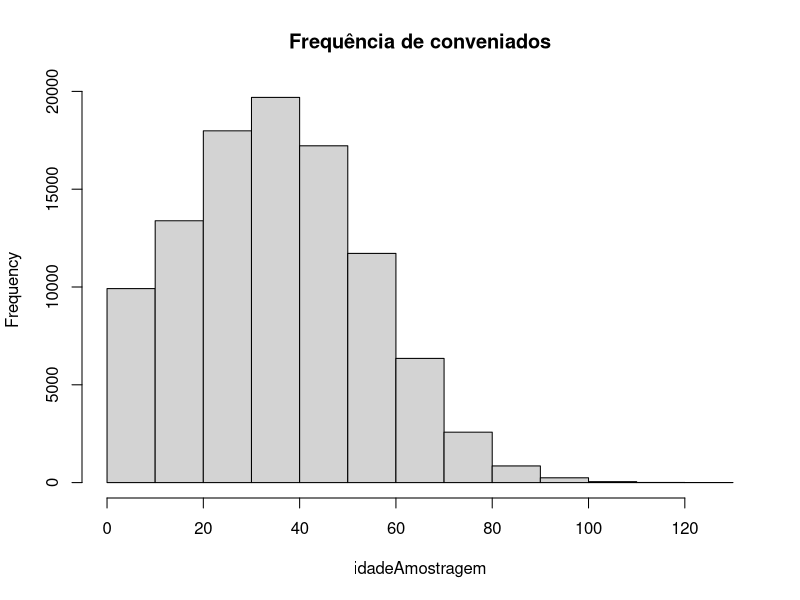
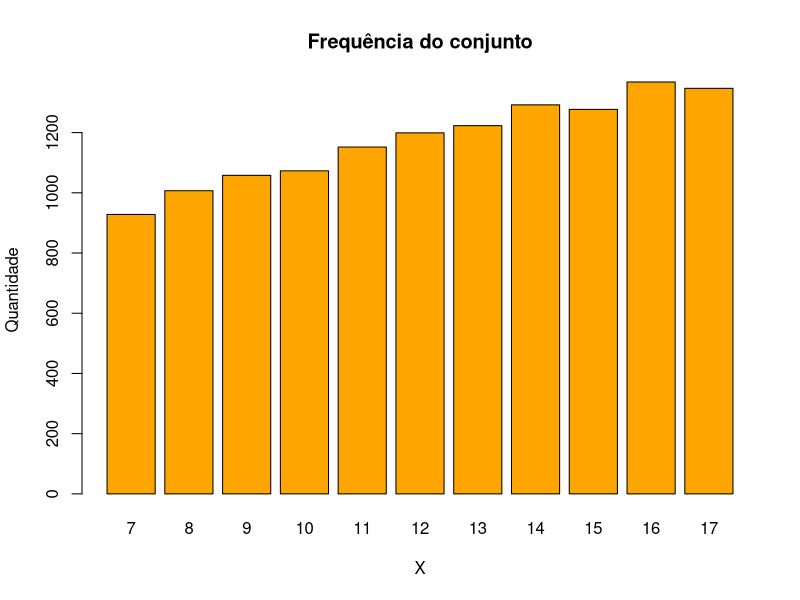
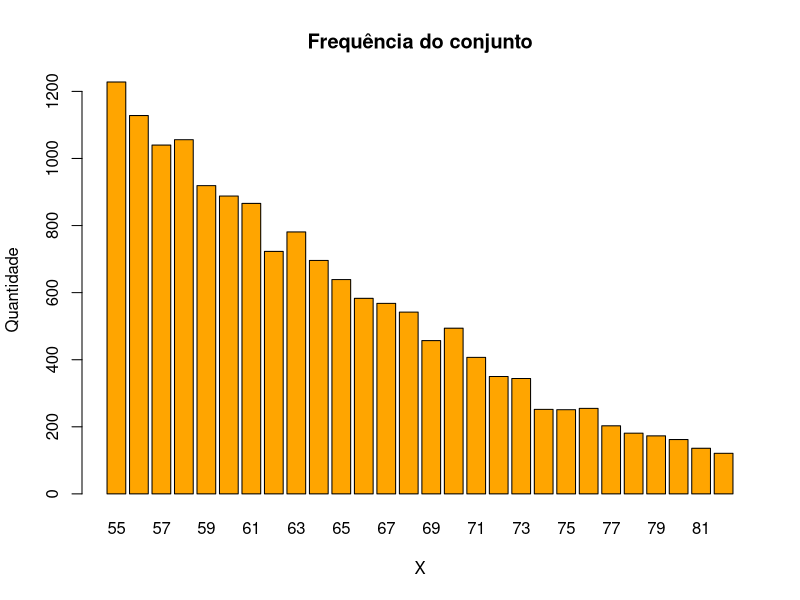
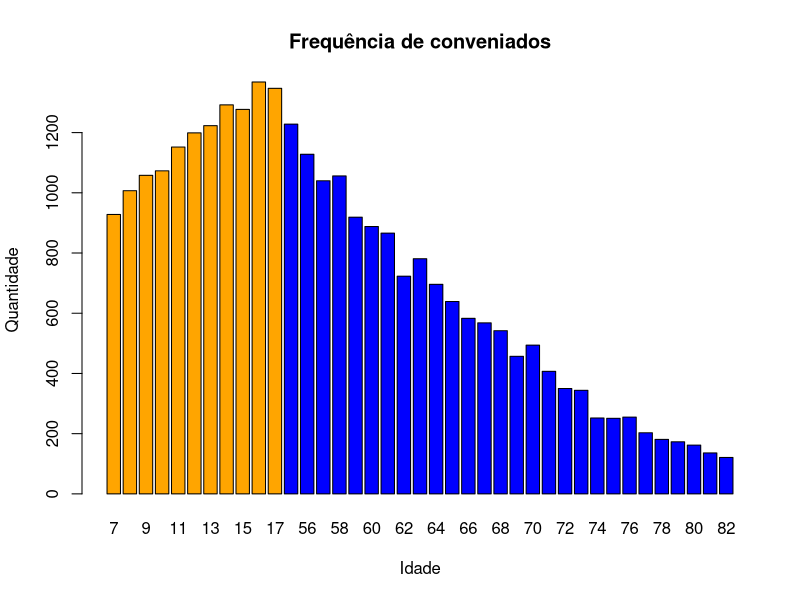
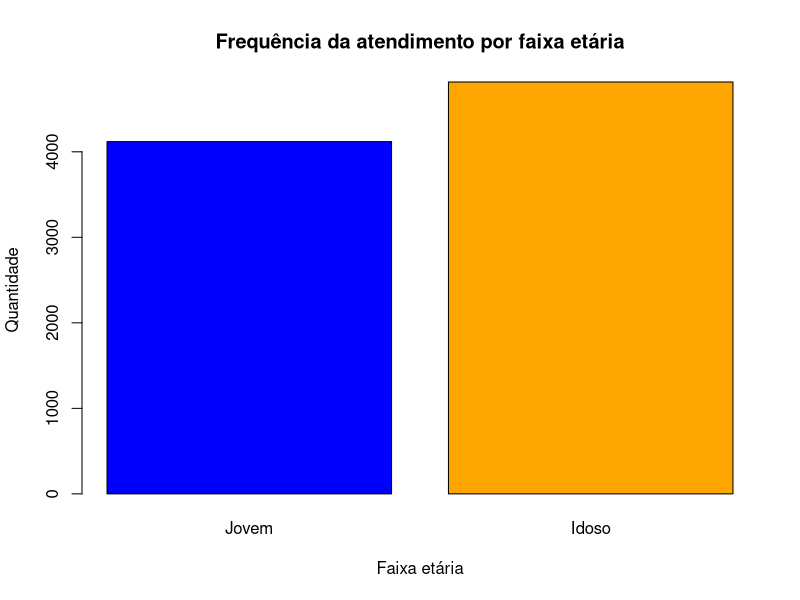
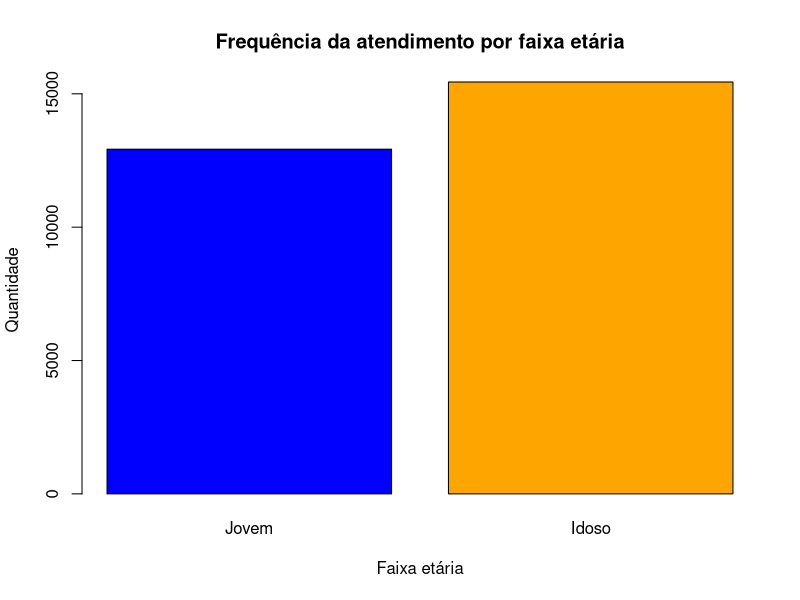
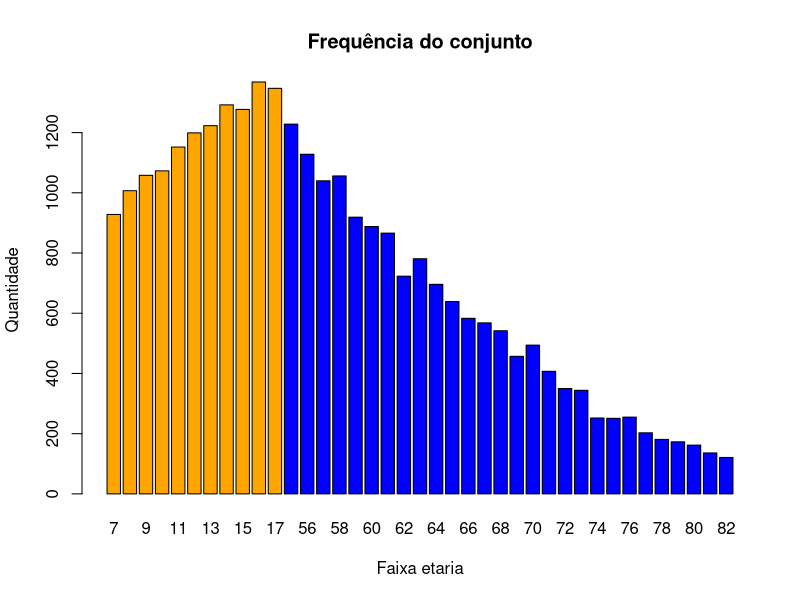
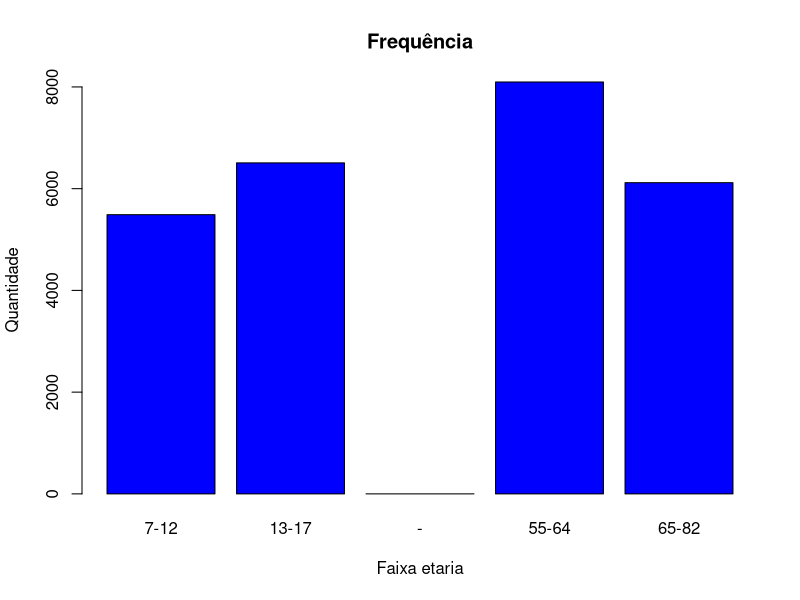

Reproduce these figures in R, in order.
#gerando sempre a mesma amostra
set.seed(123)

#total de conveniados
conveniado<- 189000

#amostra
amostragemConveniado<-100000

#calcula quem buscou atendimento e quem não buscou, dentro do total de conveniados
atendimento<- rbinom(conveniado, 1, 0.32)

#selecionando amostra de pessoas que buscaram atendimento
amostragemAtendimento<- sample(atendimento,amostragemConveniado)

#distribuição normal de pessoas com base na media de expectativa de vida brasileira = 35
#https://agenciagov.ebc.com.br/noticias/202408/expectativa-de-vida-sobe-para-76-4-anos-no-brasil-apos-queda-durante-a-pandemia
idadeAmostragem<-abs(round(rnorm(amostragemConveniado,mean=35,20)))  

#historograma das idades
hist(idadeAmostragem,
     main = "Frequência de conveniados")

#Cria um dataFrame da idade respectiva e se houve atendimento
convenioIdade=data.frame(idadeAmostragem,amostragemAtendimento)

#filtra os jovens dentro da amostra entre 7 e 17
jovem<- idadeAmostragem[idadeAmostragem <= 17&idadeAmostragem>=7]
#limita para ordenar as variáveis discretas
Limite <- min(7):max(17)
#ordena as variáveis discrétas
freqJovem <- table(factor(jovem, levels = Limite))

#plota gráfico ordenado por idade
barplot(freqJovem,
        main = "Frequência do conjunto",
        xlab = "X",
        ylab = "Quantidade",
        col = "orange") 

#filtra os jovens dentro da amostra entre 55 e 82
idoso<- idadeAmostragem[idadeAmostragem <= 82&idadeAmostragem>=55]
#Limita a idade
Limite <- min(55):max(82)
#transforma as variáveis discretas em ordenadas
freqIdoso <- table(factor(idoso, levels = Limite))

#plota os gráficos de acordo com a idade
barplot(freqIdoso,
        main = "Frequência do conjunto",
        xlab = "X",
        ylab = "Quantidade",
        col = "orange") 

 
#une a frequencia dos jovens e idosos
freqTotal <-c(freqJovem,freqIdoso)
 
cores <- c(rep("orange", length(freqJovem)),  # cor dos jovens
           rep("blue", length(freqIdoso)))    # cor dos idosos

#plota o gráfico de jovem + idoso
barplot(freqTotal,
        col = cores,
        main = "Frequência de conveniados",
        xlab = "Idade",
        ylab = "Quantidade",
)
 
#listando quantidade de atendimento por idade. 0 = não atendido. 1 = atendido
table(convenioIdade)

#quantos atendimentos teve
nrow(convenioIdade[convenioIdade$amostragemAtendimento==1,])

#jovem total
jovem<-nrow(convenioIdade[convenioIdade$idadeAmostragem <= 17
                                    &convenioIdade$idadeAmostragem >= 7, ])

#quantos jovens na faixa etaria de 7 a 17 foram atendidos
jovensAtendidos<-nrow(convenioIdade[convenioIdade$idadeAmostragem <= 17
                   &convenioIdade$idadeAmostragem >= 7
                   &convenioIdade$amostragemAtendimento==1, ])

#idoso total
idoso<-nrow(convenioIdade[convenioIdade$idadeAmostragem >= 55
                                    &convenioIdade$idadeAmostragem <= 82, ])

#quantos idosos na faixa etaria de 52 e 82 foram atendidos
idososAtendidos<-nrow(convenioIdade[convenioIdade$idadeAmostragem >= 55
                   &convenioIdade$idadeAmostragem <= 82
                   &convenioIdade$amostragemAtendimento==1, ])

#porcentagem de jovens atendidos
percentualJovem<-abs(round(jovensAtendidos/jovem*100)) 
percentualJovem

#porcentagem de idosos atendidos
percentualIdoso<-abs(round(idososAtendidos/idoso*100)) 
percentualIdoso



#Gráfico de frequência de atendimento para as faixas etárias
barplot(c(jovensAtendidos,idososAtendidos),
        col = c("blue","orange"),
        main = "Frequência da atendimento por faixa etária",
        names.arg = c("Jovem", "Idoso"),
        xlab = "Faixa etária",
        ylab = "Quantidade",
        
)
 
#quantidade de jovens e idosos no convenio
barplot(c(jovem,idoso),
        col = c("blue","orange"),
        main = "Frequência da atendimento por faixa etária",
        names.arg = c("Jovem", "Idoso"),
        xlab = "Faixa etária",
        ylab = "Quantidade",
        
)

#----------------------Perguntas---------------------------------------------

#1. Qual a média de idade com maior número de atendimentos médicos?
barplot(freqTotal,
        col = cores,
        main = "Frequência do conjunto",
        xlab = "Faixa etaria",
        ylab = "Quantidade",
)
#Idade com maior número de atendimento
names(freqTotal)[which.max(freqTotal)]

#2. Quais faixas etárias necessitam de maior número de atendimentos médicos? 
faixaEtaria<-factor(cut (idadeAmostragem, breaks=c(7,12,17,55,64,82)),
             labels = c("7-12","13-17","-","55-64","65-82")
             )
faixaEtaria<-faixaEtaria[faixaEtaria!="-"]
barplot(table(faixaEtaria),
        col = "blue",
        main = "Frequência",
        xlab = "Faixa etaria",
        ylab = "Quantidade",
)
#Maior quantidade de atendimento em 55-64  
names(which.max(table(faixaEtaria)))

#3. Qual ala o hospital deve priorizar: jovens ou idosos?
barplot(c(jovensAtendidos,idososAtendidos),
        col = c("blue","orange"),
        main = "Frequência da atendimento por faixa etária",
        names.arg = c("Jovem", "Idoso"),
        xlab = "Faixa etária",
        ylab = "Quantidade",
        
)
#Quantidade de idosos atendidos é maior que a dos jovens, logo idosos precisam ser priorizados


#4. Qual o percentual da ala que precisa ser priorizada?
#porcentagem de idosos atendidos
percentualIdoso<-abs(round(idososAtendidos/idoso*100)) 
percentualIdoso
#32% dos idosos foram atendidos

